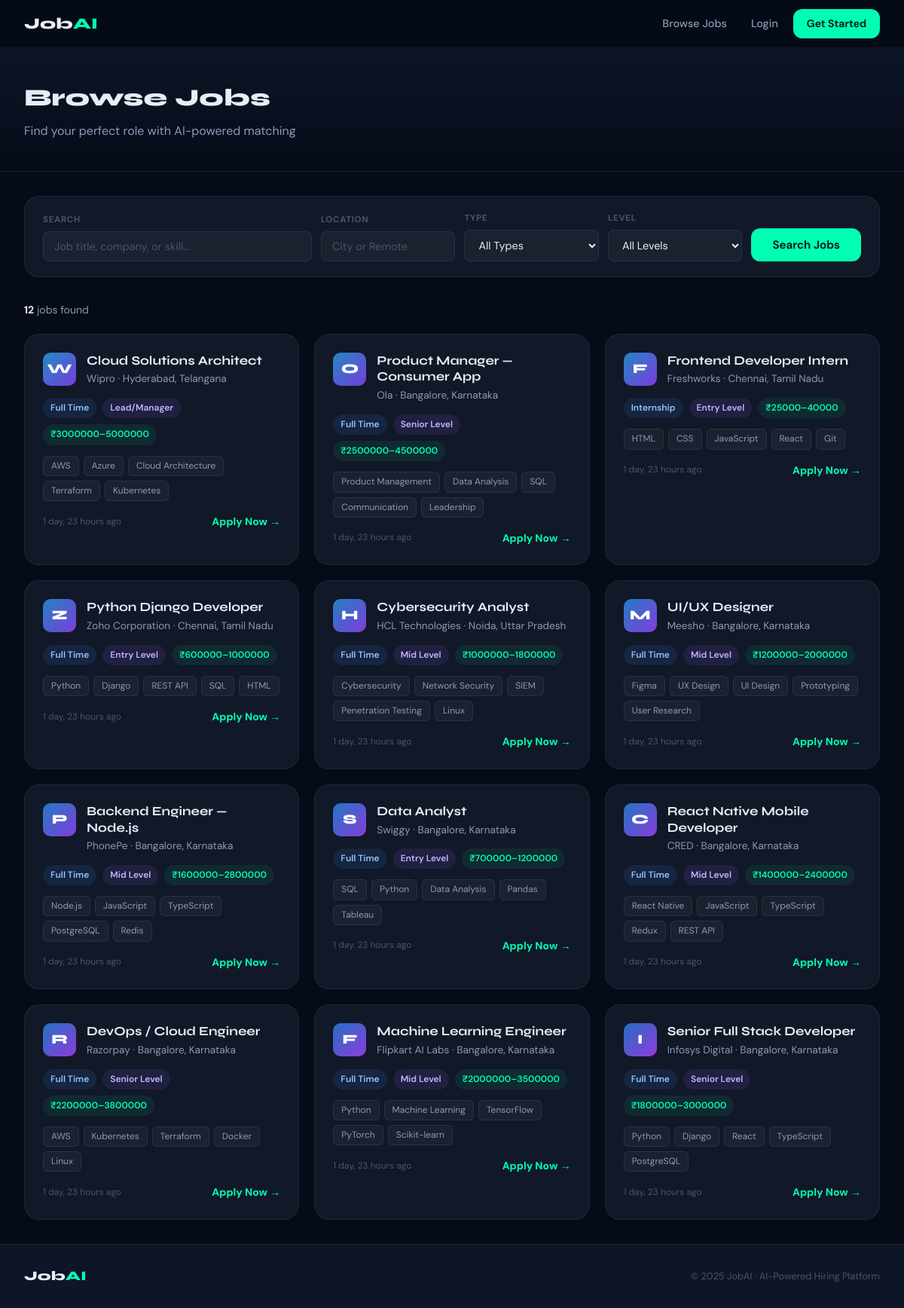
Screenshot of /jobs/ with the database file from the repository.
### jobs/models.py (models this page shows, shortened)
class Job(models.Model):
    TYPE_CHOICES = [
        ('full-time', 'Full Time'), ('part-time', 'Part Time'),
        ('contract', 'Contract'), ('internship', 'Internship'), ('remote', 'Remote'),
    ]
    LEVEL_CHOICES = [
        ('entry', 'Entry Level'), ('mid', 'Mid Level'),
        ('senior', 'Senior Level'), ('lead', 'Lead/Manager'),
    ]
    recruiter = models.ForeignKey(settings.AUTH_USER_MODEL, on_delete=models.CASCADE, related_name='posted_jobs')
    title = models.CharField(max_length=200)
    company = models.CharField(max_length=100)
    location = models.CharField(max_length=100)
    job_type = models.CharField(max_length=20, choices=TYPE_CHOICES, default='full-time')
    level = models.CharField(max_length=20, choices=LEVEL_CHOICES, default='mid')
    description = models.TextField()
    requirements = models.TextField()
    skills_required = models.TextField(help_text='Comma-separated skills')
    salary_min = models.IntegerField(blank=True, null=True)
    salary_max = models.IntegerField(blank=True, null=True)
    is_active = models.BooleanField(default=True)
    created_at = models.DateTimeField(auto_now_add=True)
    deadline = models.DateField(blank=True, null=True)
    def get_skills_list(self):
        return [s.strip() for s in self.skills_required.split(',') if s.strip()]

### jobs/views.py (the view)
# urls.py: path('jobs/', views.job_list, name='job_list'),
def job_list(request):
    jobs = Job.objects.filter(is_active=True)
    q = request.GET.get('q', '')
    location = request.GET.get('location', '')
    job_type = request.GET.get('job_type', '')
    level = request.GET.get('level', '')
    if q:
        jobs = jobs.filter(Q(title__icontains=q) | Q(company__icontains=q) | Q(skills_required__icontains=q))
    if location:
        jobs = jobs.filter(location__icontains=location)
    if job_type:
        jobs = jobs.filter(job_type=job_type)
    if level:
        jobs = jobs.filter(level=level)
    return render(request, 'jobs/job_list.html', {
        'jobs': jobs.order_by('-created_at'),
        'q': q, 'location': location, 'job_type': job_type, 'level': level,
    })

### templates/jobs/job_list.html (shortened to what this page needs)
{% extends 'base.html' %}
{% block content %}
<div class="page-header">
    <div class="page-header-inner">
        <h1>Browse Jobs</h1>
        <p>Find your perfect role with AI-powered matching</p>
    </div>
</div>
<div style="max-width:1200px;margin:0 auto;padding:32px 2rem;">
    <form method="get" class="search-bar">
        <div class="search-field" style="flex:2;">
            <label>Search</label>
            <input type="text" name="q" value="{{ q }}" class="search-input" placeholder="Job title, company, or skill...">
        </div>
        <div class="search-field">
            <label>Location</label>
            <input type="text" name="location" value="{{ location }}" class="search-input" placeholder="City or Remote">
        </div>
        <div class="search-field">
            <label>Type</label>
            <select name="job_type" class="search-input">
                <option value="">All Types</option>
            </select>
        </div>
        <div class="search-field">
            <label>Level</label>
            <select name="level" class="search-input">
                <option value="">All Levels</option>
            </select>
        </div>
        <button type="submit" class="btn btn-primary" style="align-self:flex-end;white-space:nowrap;">Search Jobs</button>
    </form>
    <div style="display:flex;align-items:center;justify-content:space-between;margin-bottom:20px;">
        <p style="color:var(--text2);font-size:0.875rem;"><strong style="color:var(--text);">{{ jobs.count }}</strong> jobs found</p>
    </div>
    {% if jobs %}
    <div class="card-grid card-grid-2">
        {% for job in jobs %}
        <a href="{% url 'job_detail' job.pk %}" class="job-card">
            <div class="job-header">
                <div class="company-avatar" style="background:linear-gradient(135deg,hsl({{ forloop.counter|add:'200' }},70%,45%),hsl({{ forloop.counter|add:'260' }},70%,55%));">{{ job.company|first|upper }}</div>
                <div style="flex:1;min-width:0;">
                    <div class="job-title">{{ job.title }}</div>
                    <div class="company-name">{{ job.company }} · {{ job.location }}</div>
                </div>
            </div>
            <div class="job-meta">
                <span class="badge badge-type">{{ job.get_job_type_display }}</span>
                <span class="badge badge-level">{{ job.get_level_display }}</span>
                {% if job.salary_min %}<span class="badge badge-salary">₹{{ job.salary_min }}–{{ job.salary_max }}</span>{% endif %}
            </div>
            <div class="job-skills">
                {% for skill in job.get_skills_list|slice:":5" %}<span class="skill-tag">{{ skill }}</span>{% endfor %}
            </div>
            <div class="job-footer">
                <span class="job-date">{{ job.created_at|timesince }} ago</span>
                <span class="text-accent text-sm font-bold">Apply Now →</span>
            </div>
        </a>
        {% endfor %}
    </div>
    {% endif %}
</div>
{% endblock %}

### static/css/main.css (style rules this page uses)
:root { --bg: #060B18; --bg2: #0D1526; --bg3: #121D35; --card: #111827; --card-border: rgba(255, 255, 255, 0.06); --text: #E8EDF5; --text2: #8B9AB5; --text3: #4A5568; --accent: #00FFB2; --accent2: #3B82F6; --accent3: #8B5CF6; --danger: #EF4444; --warning: #F59E0B; --success: #10B981; --font-display: 'Syne', sans-serif; --font-body: 'DM Sans', sans-serif; --radius: 12px; --radius-lg: 20px; --shadow: 0 4px 24px rgba(0, 0, 0, 0.4); --glow: 0 0 40px rgba(0, 255, 178, 0.12); }
*, *::before, *::after { box-sizing: border-box; margin: 0; padding: 0; }
html { scroll-behavior: smooth; }
body { background: var(--bg); color: var(--text); font-family: var(--font-body); font-size: 16px; line-height: 1.6; min-height: 100vh; display: flex; flex-direction: column; }
.btn, .btn-primary, .btn-outline, .btn-danger, .btn-success { display: inline-flex; align-items: center; gap: 8px; padding: 12px 28px; border-radius: var(--radius); font-weight: 600; cursor: pointer; transition: all 0.2s; border: none; text-decoration: none; font-family: var(--font-body); font-size: 0.95rem; justify-content: center; }
.btn-primary { background: var(--accent); color: #060B18; }
.card-grid { display: grid; gap: 20px; }
.card-grid-2 { grid-template-columns: repeat(auto-fill, minmax(340px, 1fr)); }
.job-card { background: var(--card); border: 1px solid var(--card-border); border-radius: var(--radius-lg); padding: 24px; transition: all 0.3s; position: relative; overflow: hidden; text-decoration: none; color: inherit; display: block; }
.job-card::before { content: ''; position: absolute; inset: 0; background: linear-gradient(135deg, rgba(0, 255, 178, 0.03), transparent); opacity: 0; transition: opacity 0.3s; pointer-events: none; }
.job-header { display: flex; align-items: flex-start; gap: 14px; margin-bottom: 14px; }
.company-avatar { width: 44px; height: 44px; border-radius: 10px; background: linear-gradient(135deg, var(--accent2), var(--accent3)); display: flex; align-items: center; justify-content: center; font-family: var(--font-display); font-weight: 800; font-size: 1.1rem; color: white; flex-shrink: 0; }
.job-title { font-family: var(--font-display); font-size: 1.05rem; font-weight: 700; color: var(--text); margin-bottom: 3px; line-height: 1.3; }
.company-name { font-size: 0.85rem; color: var(--text2); }
.job-meta { display: flex; flex-wrap: wrap; gap: 8px; margin-bottom: 14px; }
.badge { display: inline-flex; align-items: center; gap: 4px; padding: 4px 10px; border-radius: 100px; font-size: 0.75rem; font-weight: 600; }
.badge-type { background: rgba(59, 130, 246, 0.12); color: #93c5fd; }
.badge-level { background: rgba(139, 92, 246, 0.12); color: #c4b5fd; }
.badge-salary { background: rgba(0, 255, 178, 0.08); color: var(--accent); }
.job-skills { display: flex; flex-wrap: wrap; gap: 6px; margin-bottom: 16px; }
.skill-tag { background: rgba(255, 255, 255, 0.04); border: 1px solid rgba(255, 255, 255, 0.08); color: var(--text2); padding: 3px 10px; border-radius: 6px; font-size: 0.75rem; }
.job-footer { display: flex; align-items: center; justify-content: space-between; }
.job-date { font-size: 0.75rem; color: var(--text3); }
.page-header { background: linear-gradient(to bottom, var(--bg2), var(--bg)); border-bottom: 1px solid var(--card-border); padding: 40px 2rem; }
.page-header-inner { max-width: 1200px; margin: 0 auto; }
.page-header h1 { font-family: var(--font-display); font-size: 2rem; font-weight: 800; margin-bottom: 6px; }
.page-header p { color: var(--text2); }
.search-bar { background: var(--card); border: 1px solid var(--card-border); border-radius: var(--radius-lg); padding: 20px 24px; display: flex; gap: 12px; flex-wrap: wrap; align-items: flex-end; margin-bottom: 32px; }
.search-field { flex: 1; min-width: 160px; }
.search-field label { display: block; font-size: 0.72rem; font-weight: 700; color: var(--text3); margin-bottom: 6px; text-transform: uppercase; letter-spacing: 0.06em; }
.search-input { width: 100%; background: rgba(255, 255, 255, 0.04); border: 1px solid rgba(255, 255, 255, 0.08); border-radius: 8px; padding: 10px 14px; color: var(--text); font-family: var(--font-body); font-size: 0.9rem; outline: none; transition: all 0.2s; }
.search-input::placeholder { color: var(--text3); }
.text-accent { color: var(--accent); }
.font-bold { font-weight: 700; }
.text-sm { font-size: 0.875rem; }

### rows the page displays
Job: company|first "W", title "Cloud Solutions Architect", company "Wipro", location "Hyderabad, Telangana", job_type "Full Time", level "Lead/Manager", salary_min "3000000", salary_max "5000000", get_skills_list "AWS" "Azure" "Cloud Architecture" "Terraform" "Kubernetes", created_at "1 day, 23 hours"
Job: company|first "O", title "Product Manager — Consumer App", company "Ola", location "Bangalore, Karnataka", job_type "Full Time", level "Senior Level", salary_min "2500000", salary_max "4500000", get_skills_list "Product Management" "Data Analysis" "SQL" "Communication" "Leadership", created_at "1 day, 23 hours"
Job: company|first "F", title "Frontend Developer Intern", company "Freshworks", location "Chennai, Tamil Nadu", job_type "Internship", level "Entry Level", salary_min "25000", salary_max "40000", get_skills_list "HTML" "CSS" "JavaScript" "React" "Git", created_at "1 day, 23 hours"
Job: company|first "Z", title "Python Django Developer", company "Zoho Corporation", location "Chennai, Tamil Nadu", job_type "Full Time", level "Entry Level", salary_min "600000", salary_max "1000000", get_skills_list "Python" "Django" "REST API" "SQL" "HTML", created_at "1 day, 23 hours"
Job: company|first "H", title "Cybersecurity Analyst", company "HCL Technologies", location "Noida, Uttar Pradesh", job_type "Full Time", level "Mid Level", salary_min "1000000", salary_max "1800000", get_skills_list "Cybersecurity" "Network Security" "SIEM" "Penetration Testing" "Linux", created_at "1 day, 23 hours"
Job: company|first "M", title "UI/UX Designer", company "Meesho", location "Bangalore, Karnataka", job_type "Full Time", level "Mid Level", salary_min "1200000", salary_max "2000000", get_skills_list "Figma" "UX Design" "UI Design" "Prototyping" "User Research", created_at "1 day, 23 hours"
Job: company|first "P", title "Backend Engineer — Node.js", company "PhonePe", location "Bangalore, Karnataka", job_type "Full Time", level "Mid Level", salary_min "1600000", salary_max "2800000", get_skills_list "Node.js" "JavaScript" "TypeScript" "PostgreSQL" "Redis", created_at "1 day, 23 hours"
Job: company|first "S", title "Data Analyst", company "Swiggy", location "Bangalore, Karnataka", job_type "Full Time", level "Entry Level", salary_min "700000", salary_max "1200000", get_skills_list "SQL" "Python" "Data Analysis" "Pandas" "Tableau", created_at "1 day, 23 hours"
Job: company|first "C", title "React Native Mobile Developer", company "CRED", location "Bangalore, Karnataka", job_type "Full Time", level "Mid Level", salary_min "1400000", salary_max "2400000", get_skills_list "React Native" "JavaScript" "TypeScript" "Redux" "REST API", created_at "1 day, 23 hours"
Job: company|first "R", title "DevOps / Cloud Engineer", company "Razorpay", location "Bangalore, Karnataka", job_type "Full Time", level "Senior Level", salary_min "2200000", salary_max "3800000", get_skills_list "AWS" "Kubernetes" "Terraform" "Docker" "Linux", created_at "1 day, 23 hours"
Job: company|first "F", title "Machine Learning Engineer", company "Flipkart AI Labs", location "Bangalore, Karnataka", job_type "Full Time", level "Mid Level", salary_min "2000000", salary_max "3500000", get_skills_list "Python" "Machine Learning" "TensorFlow" "PyTorch" "Scikit-learn", created_at "1 day, 23 hours"
Job: company|first "I", title "Senior Full Stack Developer", company "Infosys Digital", location "Bangalore, Karnataka", job_type "Full Time", level "Senior Level", salary_min "1800000", salary_max "3000000", get_skills_list "Python" "Django" "React" "TypeScript" "PostgreSQL", created_at "1 day, 23 hours"

### other values shown
{{ jobs.count }} "12"
